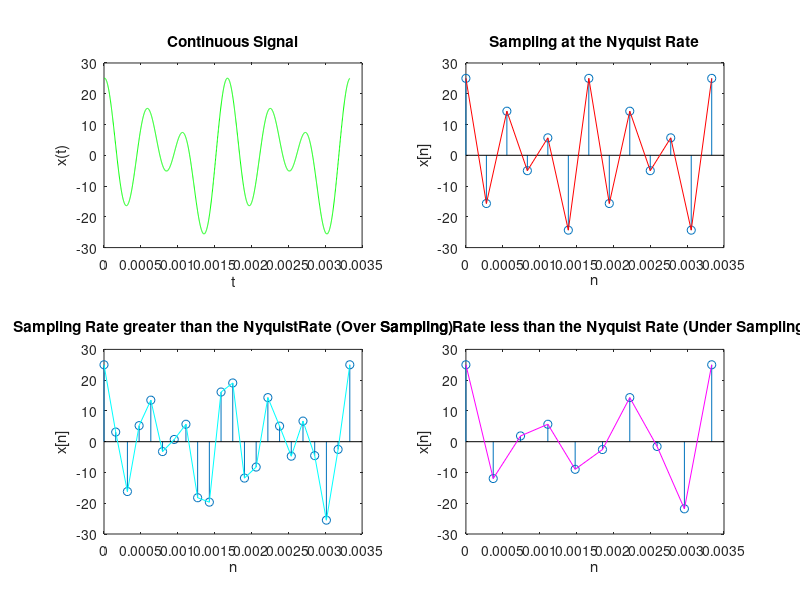

The MATLAB source for this figure:
clc;
close all;
f1=600;
f2=1200;
f3=1800;
fmax=max(max(f1,f2),f3);
T=1/min(min(f1,f2),f3);

t=0:0.001*T:2*T;

x=(5*sin(2*pi*f1*t))+(10*cos(2*pi*f2*t))+(15*cos(2*pi*f3*t));%Original Signal
subplot(2,2,1);
plot(t,x,'g');
title('Continuous Signal');
xlabel('t');
ylabel('x(t)');

%Sampling at the Nyquist Rate
fs1=2*fmax;%Nyquist Rate for sampling
n1=0:1/fs1:2*T;
x1=(5*sin(2*pi*f1*n1))+(10*cos(2*pi*f2*n1))+(15*cos(2*pi*f3*n1));
subplot(2,2,2);
stem(n1,x1);
hold on;
plot(n1,x1,'r');
title('Sampling at the Nyquist Rate');
xlabel('n');
ylabel('x[n]');

%Sampling rate greater than the Nyquist Rate(Over Sampling)
fs2=3.5*fmax;%Over sampling rate
n2=0:1/fs2:2*T;
x2=(5*sin(2*pi*f1*n2))+(10*cos(2*pi*f2*n2))+(15*cos(2*pi*f3*n2));
subplot(2,2,3);
stem(n2,x2);
hold on;
plot(n2,x2,'c');
title('Sampling Rate greater than the NyquistRate (Over Sampling)');
xlabel('n');
ylabel('x[n]');

%Sampling rate less than the Nyquist Rate (Under Sampling)
fs3=1.5*fmax;%under sampling rate
n3=0:1/fs3:2*T;
x3=(5*sin(2*pi*f1*n3))+(10*cos(2*pi*f2*n3))+(15*cos(2*pi*f3*n3));
subplot(2,2,4);
stem(n3,x3);
hold on;
plot(n3,x3,'m');
title('Sampling Rate less than the Nyquist Rate (Under Sampling)');
xlabel('n');
ylabel('x[n]');